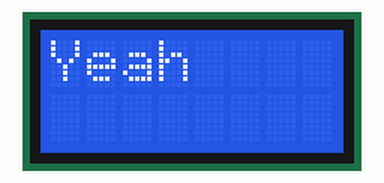
This sketch was run on a simulated Arduino Uno, built with avr-gcc and run on an emulated ATmega328P. On the bench: 8×2 character LCD.

Above: at 0.1 s.
At 5.1 s:
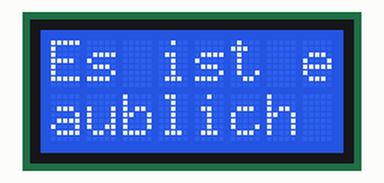
At 7.1 s:
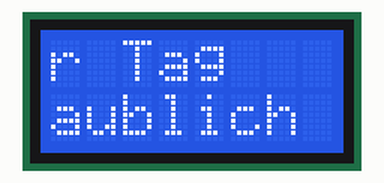

The sketch:

lcd_test.ino
```cpp
#include <LiquidCrystal.h> // include a library headfile
// LiquidCrystal display with:
// rs on pin 10
// rw on pin 11
// enable on pin 12
// d4, d5, d6, d7 on pins 13, 14, 15, 16

LiquidCrystal lcd(10, 11, 12, 13, 14, 15, 16);

int Rotary = 1;
int val = 0;
float temperature = 0;

void setup()
{

    lcd.begin(8, 2);
    lcd.setCursor(6,0); //Setze die Schreibposition, hier Spalte 7 Zeile 1

}
void loop()
{

//    temperature = analogRead(5); // store value from temp brick
//    temperature = temperature +252-500;
//    temperature = temperature / 10;
//
//    delay (100); // wait for 100 milliseconds
//    lcd.print(" Temperature is    ");
//    lcd.setCursor(0,1);
//    lcd.print(temperature);
//    lcd.println(" deg. C.   ");
//delay ( 10000 );


    lcd.clear();//Lösche alles auf der Anzeige
    lcd.setCursor(0,0);
    lcd.print("Yeah");// Schreibe Zeichen auf die Anzeige
    delay ( 5000 );

    lcd.clear();
    lcd.setCursor(0,0);
    lcd.print("Es ist ein ungl" );
    lcd.setCursor( 0,1);
    lcd.print( "aublich schoene");
    delay(2000);
    lcd.setCursor(0,0);
    lcd.print("r Tag          ");

    delay ( 3000 );
    //delay( 1000 ); // Warte 2 Sekunden bevor weitergemacht wird; 1 Sekunde = 1000 Millisekunden


}
```

Measured:
- by itself, everything shown: repeats every 10.0 s, in 3 steps
- what the display in image 1 shows lasts 2.0 s, from 5.1 s to 7.1 s
- what the display in image 2 shows lasts 3.0 s, from 7.1 s to 10.1 s
